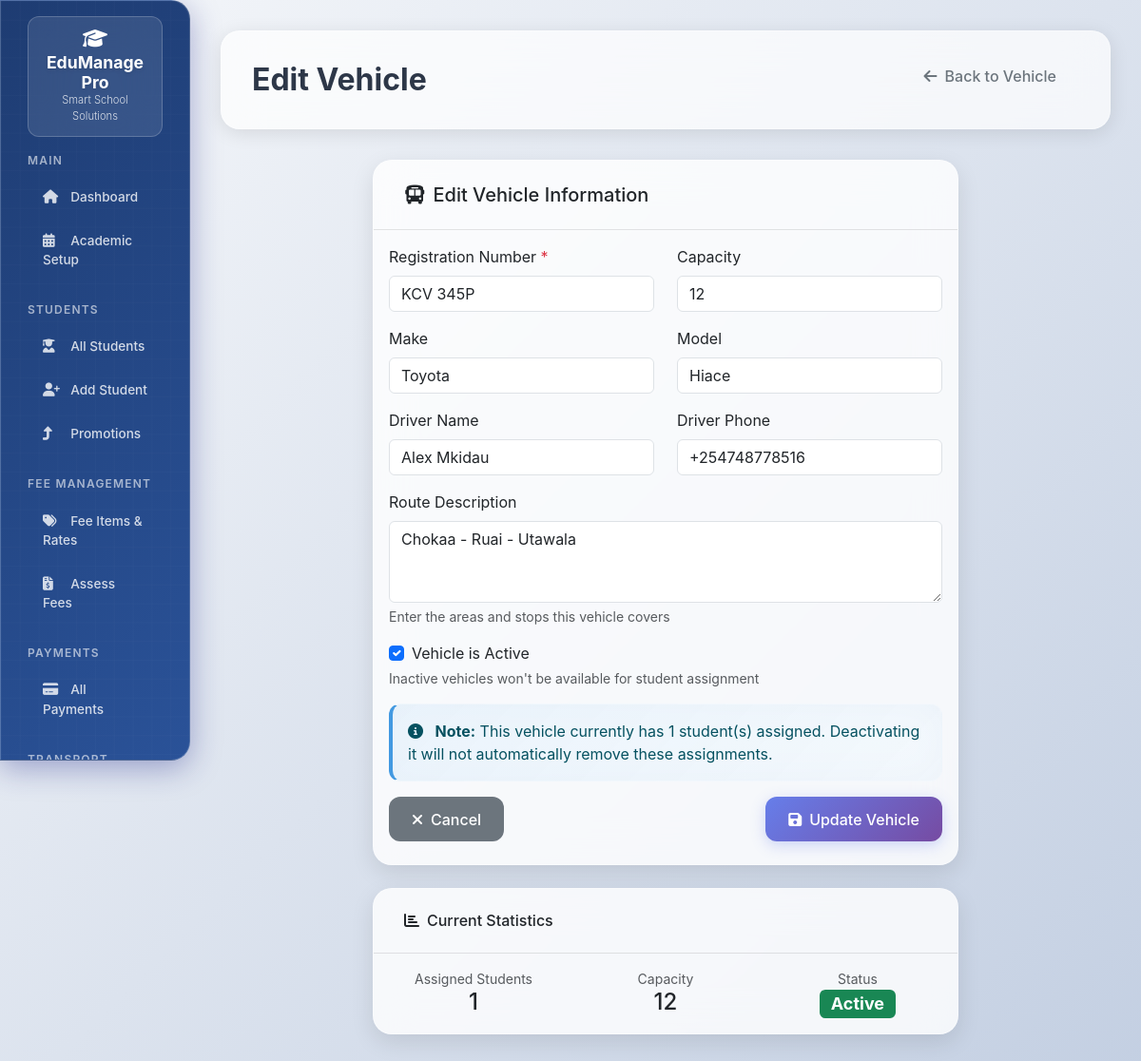
Page /vehicles/edit/1 (signed in) on the committed database.
### models.py (models this page shows, shortened)
class Vehicle(db.Model):
    __tablename__ = "vehicles"
    id = db.Column(db.Integer, primary_key=True)
    registration_number = db.Column(db.String(20), unique=True, nullable=False)
    make = db.Column(db.String(50))
    model = db.Column(db.String(50))
    capacity = db.Column(db.Integer)
    driver_name = db.Column(db.String(100))
    driver_phone = db.Column(db.String(20))
    route_description = db.Column(db.String(200))
    is_active = db.Column(db.Boolean, default=True)
    students = db.relationship("Student", back_populates="vehicle")

### app.py (the view, shortened to what this page needs)
@app.route('/vehicles/edit/<int:vehicle_id>', methods=['GET', 'POST'])
@login_required
def edit_vehicle(vehicle_id):
    vehicle = Vehicle.query.get_or_404(vehicle_id)
    return render_template('vehicles/edit.html', vehicle=vehicle)

### app.py (called while the page is built)
@app.context_processor
def inject_common_vars():
    return {
        'date': date,
        'datetime': datetime,
        'Decimal': Decimal,
        'today': date.today(),  # Current date
        'now': datetime.now()   # Current datetime
    }

@app.context_processor
def inject_enums():
    return {
        'StudentType': StudentType,
        'UserRole': UserRole,
        'PaymentMode': PaymentMode,
        'FeeScope': FeeScope,
        'PromotionStatus': PromotionStatus
    }

@login_manager.user_loader
def load_user(user_id):
    return User.query.get(int(user_id))

### Templates/vehicles/edit.html (shortened to what this page needs)
{% extends "base.html" %}
{% block page_title %}Edit Vehicle{% endblock %}
{% block page_actions %}
<a href="{{ url_for('vehicle_detail', vehicle_id=vehicle.id) }}" class="btn btn-outline-secondary">
    <i class="fas fa-arrow-left me-2"></i>Back to Vehicle
</a>
{% endblock %}
{% block content %}
<div class="row justify-content-center">
    <div class="col-md-8">
        <div class="card">
            <div class="card-header">
                <h5 class="mb-0">
                    <i class="fas fa-bus me-2"></i>Edit Vehicle Information
                </h5>
            </div>
            <div class="card-body">
                <form method="POST" id="vehicleForm">
                    <div class="row">
                        <div class="col-md-6 mb-3">
                            <label for="registration_number" class="form-label">
                                Registration Number <span class="text-danger">*</span>
                            </label>
                            <input type="text"
                                   class="form-control text-uppercase"
                                   id="registration_number"
                                   name="registration_number"
                                   value="{{ vehicle.registration_number }}"
                                   required>
                        </div>
                        <div class="col-md-6 mb-3">
                            <label for="capacity" class="form-label">Capacity</label>
                            <input type="number"
                                   class="form-control"
                                   id="capacity"
                                   name="capacity"
                                   value="{{ vehicle.capacity or '' }}"
                                   min="1"
                                   placeholder="Number of students">
                        </div>
                    </div>
                    <div class="row">
                        <div class="col-md-6 mb-3">
                            <label for="make" class="form-label">Make</label>
                            <input type="text"
                                   class="form-control"
                                   id="make"
                                   name="make"
                                   value="{{ vehicle.make or '' }}"
                                   placeholder="e.g., Toyota, Nissan">
                        </div>
                        <div class="col-md-6 mb-3">
                            <label for="model" class="form-label">Model</label>
                            <input type="text"
                                   class="form-control"
                                   id="model"
                                   name="model"
                                   value="{{ vehicle.model or '' }}"
                                   placeholder="e.g., Hiace, Caravan">
                        </div>
                    </div>
                    <div class="row">
                        <div class="col-md-6 mb-3">
                            <label for="driver_name" class="form-label">Driver Name</label>
                            <input type="text"
                                   class="form-control"
                                   id="driver_name"
                                   name="driver_name"
                                   value="{{ vehicle.driver_name or '' }}"
                                   placeholder="Full name of driver">
                        </div>
                        <div class="col-md-6 mb-3">
                            <label for="driver_phone" class="form-label">Driver Phone</label>
                            <input type="tel"
                                   class="form-control"
                                   id="driver_phone"
                                   name="driver_phone"
                                   value="{{ vehicle.driver_phone or '' }}"
                                   placeholder="e.g., 0712345678">
                        </div>
                    </div>
                    <div class="mb-3">
                        <label for="route_description" class="form-label">Route Description</label>
                        <textarea class="form-control"
                                  id="route_description"
                                  name="route_description"
                                  rows="3"
                                  placeholder="Describe the route this vehicle covers">{{ vehicle.route_description or '' }}</textarea>
                        <div class="form-text">Enter the areas and stops this vehicle covers</div>
                    </div>
                    <div class="mb-3">
                        <div class="form-check">
                            <input class="form-check-input"
                                   type="checkbox"
                                   id="is_active"
                                   name="is_active"
                                   value="1"
                                   {% if vehicle.is_active %}checked{% endif %}>
                            <label class="form-check-label" for="is_active">
                                Vehicle is Active
                            </label>
                        </div>
                        <div class="form-text">Inactive vehicles won't be available for student assignment</div>
                    </div>
                    {% if vehicle.students|length > 0 %}
                    <div class="alert alert-info">
                        <i class="fas fa-info-circle me-2"></i>
                        <strong>Note:</strong> This vehicle currently has {{ vehicle.students|length }} student(s) assigned.
                        Deactivating it will not automatically remove these assignments.
                    </div>
                    {% endif %}
                    <div class="d-flex justify-content-between">
                        <a href="{{ url_for('vehicle_detail', vehicle_id=vehicle.id) }}" class="btn btn-secondary">
                            <i class="fas fa-times me-2"></i>Cancel
                        </a>
                        <button type="submit" class="btn btn-primary">
                            <i class="fas fa-save me-2"></i>Update Vehicle
                        </button>
                    </div>
                </form>
            </div>
        </div>
        <div class="card mt-3">
            <div class="card-header">
                <h6 class="mb-0">
                    <i class="fas fa-chart-bar me-2"></i>Current Statistics
                </h6>
            </div>
            <div class="card-body">
                <div class="row text-center">
                    <div class="col-md-4">
                        <div class="text-muted small">Assigned Students</div>
                        <div class="h4 mb-0">{{ vehicle.students|length }}</div>
                    </div>
                    <div class="col-md-4">
                        <div class="text-muted small">Capacity</div>
                        <div class="h4 mb-0">{{ vehicle.capacity or 'N/A' }}</div>
                    </div>
                    <div class="col-md-4">
                        <div class="text-muted small">Status</div>
                        <div class="h4 mb-0">
                            <span class="badge {{ 'bg-success' if vehicle.is_active else 'bg-warning' }}">
                                {{ 'Active' if vehicle.is_active else 'Inactive' }}
                            </span>
                        </div>
                    </div>
                </div>
            </div>
        </div>
    </div>
</div>
{% endblock %}

### Templates/base.html (style rules this page uses)
:root { --primary-gradient: linear-gradient(135deg, #667eea 0%, #764ba2 100%); --modern-gradient: linear-gradient(135deg, #1e3c72 0%, #2a5298 100%); --glass-bg: rgba(255, 255, 255, 0.1); --glass-border: rgba(255, 255, 255, 0.2); --shadow-light: 0 8px 32px rgba(31, 38, 135, 0.37); --shadow-hover: 0 15px 35px rgba(31, 38, 135, 0.5); --border-radius: 20px; --border-radius-small: 12px; --transition: all 0.2s ease; }
body { font-family: 'Inter', -apple-system, BlinkMacSystemFont, 'Segoe UI', sans-serif; background: linear-gradient(135deg, #f5f7fa 0%, #c3cfe2 100%); min-height: 100vh; }
.card { background: rgba(255, 255, 255, 0.8); backdrop-filter: blur(20px); border: 1px solid rgba(255, 255, 255, 0.3); border-radius: var(--border-radius); box-shadow: 0 8px 25px rgba(0, 0, 0, 0.1); transition: var(--transition); margin-bottom: 1.5rem; }
.card-header { background: transparent; border-bottom: 1px solid rgba(0, 0, 0, 0.1); border-radius: var(--border-radius) var(--border-radius) 0 0 !important; padding: 1.5rem 2rem; font-weight: 600; }
.btn { border-radius: var(--border-radius-small); font-weight: 500; transition: var(--transition); border: none; padding: 0.7rem 1.5rem; margin-right: 0.5rem; margin-bottom: 0.5rem; }
.btn:last-child { margin-right: 0; }
.btn-primary { background: linear-gradient(135deg, #667eea 0%, #764ba2 100%); color: white; box-shadow: 0 4px 15px rgba(102, 126, 234, 0.3); }
.alert { background: rgba(255, 255, 255, 0.9); backdrop-filter: blur(20px); border: 1px solid rgba(255, 255, 255, 0.3); border-radius: var(--border-radius-small); border-left: 4px solid; animation: slideIn 0.3s ease-out; }
.alert-info { border-left-color: #4299e1; background: linear-gradient(135deg, rgba(66, 153, 225, 0.1), rgba(66, 153, 225, 0.05)); }

### rows in the picture
Vehicle: registration_number "KCV 345P", capacity "12", make "Toyota", model "Hiace", driver_name "Alex Mkidau", driver_phone "+254748778516", route_description "Chokaa - Ruai - Utawala", is_active "☑", is_active "Active"

### other values in the picture
{{ vehicle.students|length }} "1"
